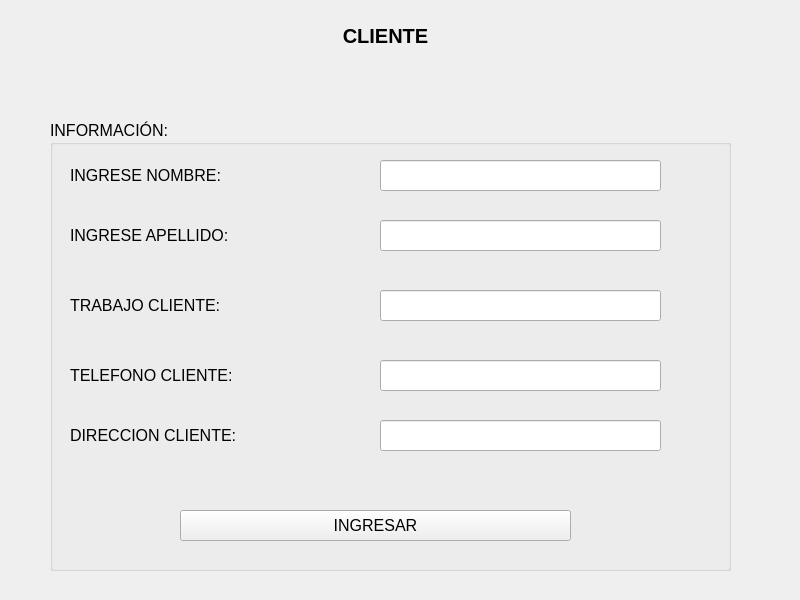
<?xml version="1.0" encoding="UTF-8"?>
<ui version="4.0">
 <class>MainWindow</class>
 <widget class="QMainWindow" name="MainWindow">
  <property name="geometry">
   <rect>
    <x>0</x>
    <y>0</y>
    <width>800</width>
    <height>600</height>
   </rect>
  </property>
  <property name="windowTitle">
   <string>MainWindow</string>
  </property>
  <widget class="QWidget" name="centralwidget">
   <widget class="QLabel" name="label">
    <property name="geometry">
     <rect>
      <x>190</x>
      <y>20</y>
      <width>391</width>
      <height>31</height>
     </rect>
    </property>
    <property name="font">
     <font>
      <pointsize>15</pointsize>
      <weight>75</weight>
      <bold>true</bold>
     </font>
    </property>
    <property name="text">
     <string>CLIENTE</string>
    </property>
    <property name="alignment">
     <set>Qt::AlignCenter</set>
    </property>
   </widget>
   <widget class="QGroupBox" name="groupBox">
    <property name="geometry">
     <rect>
      <x>50</x>
      <y>120</y>
      <width>681</width>
      <height>451</height>
     </rect>
    </property>
    <property name="font">
     <font>
      <pointsize>12</pointsize>
     </font>
    </property>
    <property name="title">
     <string>INFORMACIÓN:</string>
    </property>
    <widget class="QLabel" name="label_2">
     <property name="geometry">
      <rect>
       <x>20</x>
       <y>40</y>
       <width>181</width>
       <height>31</height>
      </rect>
     </property>
     <property name="text">
      <string>INGRESE NOMBRE:</string>
     </property>
    </widget>
    <widget class="QLineEdit" name="txtNombre">
     <property name="geometry">
      <rect>
       <x>330</x>
       <y>40</y>
       <width>281</width>
       <height>31</height>
      </rect>
     </property>
    </widget>
    <widget class="QLabel" name="label_3">
     <property name="geometry">
      <rect>
       <x>20</x>
       <y>100</y>
       <width>181</width>
       <height>31</height>
      </rect>
     </property>
     <property name="text">
      <string>INGRESE APELLIDO:</string>
     </property>
    </widget>
    <widget class="QLineEdit" name="txtApellido">
     <property name="geometry">
      <rect>
       <x>330</x>
       <y>100</y>
       <width>281</width>
       <height>31</height>
      </rect>
     </property>
    </widget>
    <widget class="QPushButton" name="btnIngresar">
     <property name="geometry">
      <rect>
       <x>130</x>
       <y>390</y>
       <width>391</width>
       <height>31</height>
      </rect>
     </property>
     <property name="text">
      <string>INGRESAR</string>
     </property>
    </widget>
    <widget class="QLineEdit" name="txtTrabajo">
     <property name="geometry">
      <rect>
       <x>330</x>
       <y>170</y>
       <width>281</width>
       <height>31</height>
      </rect>
     </property>
    </widget>
    <widget class="QLabel" name="label_4">
     <property name="geometry">
      <rect>
       <x>20</x>
       <y>170</y>
       <width>181</width>
       <height>31</height>
      </rect>
     </property>
     <property name="text">
      <string>TRABAJO CLIENTE:</string>
     </property>
    </widget>
    <widget class="QLineEdit" name="txtTelefono">
     <property name="geometry">
      <rect>
       <x>330</x>
       <y>240</y>
       <width>281</width>
       <height>31</height>
      </rect>
     </property>
     <property name="text">
      <string/>
     </property>
    </widget>
    <widget class="QLabel" name="label_5">
     <property name="geometry">
      <rect>
       <x>20</x>
       <y>240</y>
       <width>181</width>
       <height>31</height>
      </rect>
     </property>
     <property name="text">
      <string>TELEFONO CLIENTE:</string>
     </property>
    </widget>
    <widget class="QLineEdit" name="txtDireccion">
     <property name="geometry">
      <rect>
       <x>330</x>
       <y>300</y>
       <width>281</width>
       <height>31</height>
      </rect>
     </property>
     <property name="text">
      <string/>
     </property>
    </widget>
    <widget class="QLabel" name="label_6">
     <property name="geometry">
      <rect>
       <x>20</x>
       <y>300</y>
       <width>181</width>
       <height>31</height>
      </rect>
     </property>
     <property name="text">
      <string>DIRECCION CLIENTE:</string>
     </property>
    </widget>
   </widget>
  </widget>
 </widget>
 <resources/>
 <connections/>
</ui>
